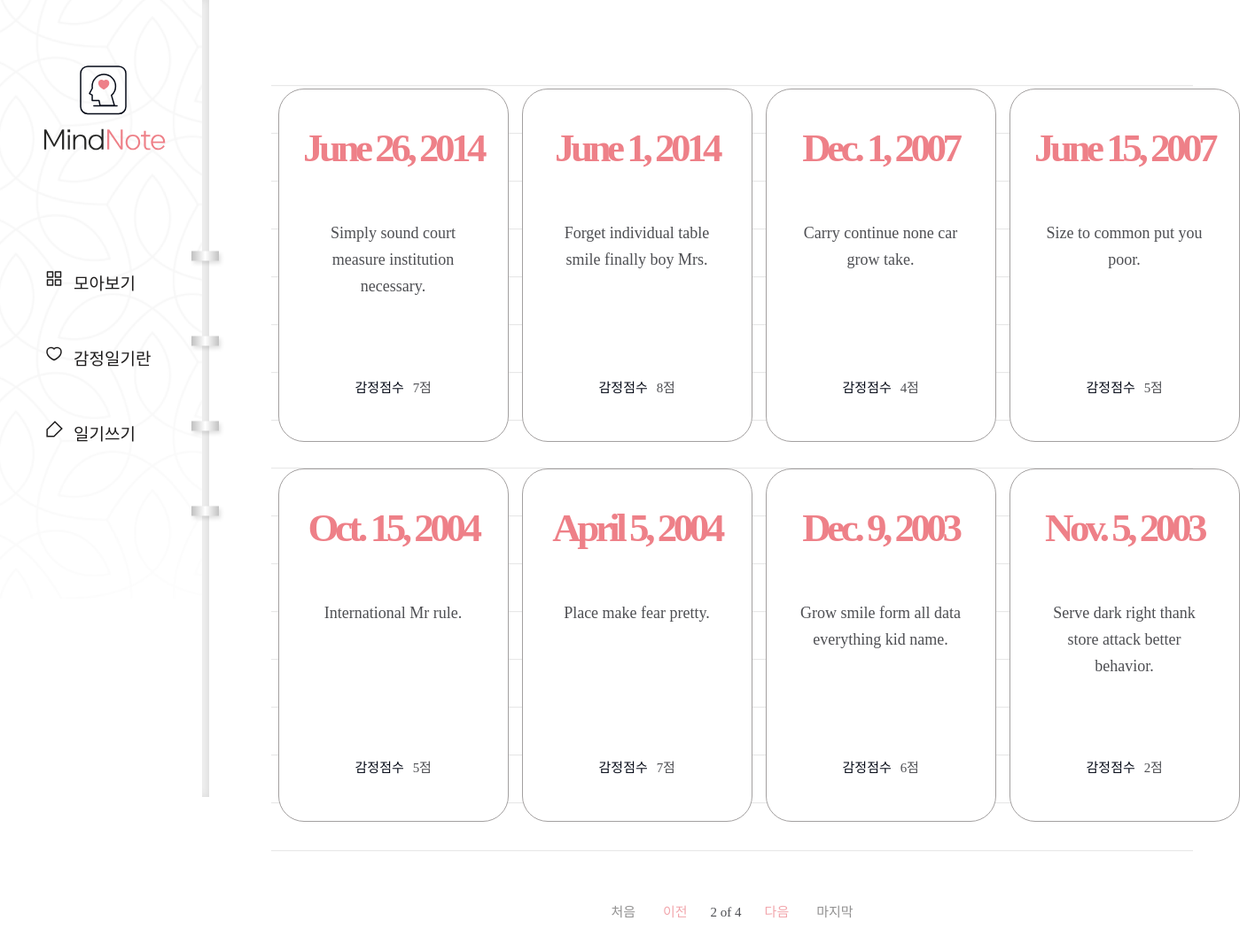
The app's page /diary/?page=2 with its own data.
### diary/models.py (models this page shows, shortened)
class Page(models.Model):
    title = models.CharField(max_length=100, validators=[validate_no_hash])
    content = models.TextField(validators=[validate_no_hash])
    feeling = models.CharField(max_length=80, validators=[validate_no_hash, validate_no_numbers])
    score = models.IntegerField(validators=[validate_score])
    dt_created = models.DateField()

### diary/views.py (the view)
# urls.py: path('diary/', views.PageListView.as_view(), name='page-list'),
class PageListView(ListView):
    model = Page
    ordering = ['-dt_created']
    paginate_by = 8

### diary/templates/diary/page_list.html (shortened to what this page needs)
{% extends './base.html' %}
{% block content %}
    {% if page_obj.object_list %}
    <div class="wrap-note">
        <div class="note">
            <div class="note-list">
                <ul>
                    {% for obj in page_obj.object_list %}
                    <li>
                        <a href="{% url 'page-detail' obj.id %}">
                            <div class="date">
                                <span>{{obj.dt_created}}</span>
                            </div>
                            <h2>{{obj.title}}</h2>
                            <div class="score">
                                <p>감정점수</p>
                                <span>{{obj.score}}점</span>
                            </div>
                        </a>
                    </li>
                    {% endfor %}
                </ul>
            </div>
                <div class="paging">
                    {% if page_obj.has_previous %}
                        <a href="?page=1" class="first">처음</a>
                        <a href="?page={{page_obj.previous_page_number}}" class="prev">이전</a>
                    {% endif %}
                    <span class="page">
                        <p>{{page_obj.number}} of {{page_obj.paginator.num_pages}}</p>
                    </span>
                    {% if page_obj.has_next %}
                        <a href="?page={{page_obj.next_page_number}}" class="next">다음</a>
                        <a href="?page={{page_obj.paginator.num_pages}}" class="last">마지막</a>
                    {% endif %}
                </div>
        </div>
    </div>
    {% endif %}
{% endblock content %}

### diary/static/diary/css/styles.css (style rules this page uses)
h1,h2,h3,p,a,ul,li { margin: 0; padding: 0; font-family: 'NanumSquare'; list-style: none; text-decoration: none; outline: none; }
html { position: relative; min-height: 100%; margin: 0; }
body { margin: 0; padding: 0; -webkit-font-smoothing: antialiased; -moz-osx-font-smoothing: auto; }
.wrap-note .note { padding-left: 236px; padding-top: 50px; padding-bottom: 200px; }
.note-list { margin: 0 70px; padding-top: 50px; background: url(../image/note-bg.svg) repeat-x center/1535px 974px; }
.note-list ul { overflow: hidden; width: 1100px; margin: 0 auto; padding-bottom: 50px; }
.note-list ul li { float: left; width: 25%; padding-bottom: 30px; }
.note-list ul li a { display: block; width: 258px; height: 397px; margin: 0 auto; background: #fff; border: solid 1px #a3a0a0; border-radius: 29px; }
.note-list ul li a .date { margin-top: 40px; margin-bottom: 55px; text-align: center; }
.note-list ul li a .date span { display: block; font-family: 'NanumSquare'; color: #ee8088; font-weight: 700; font-size: 45px; letter-spacing: -4.47px; }
.note-list ul li a h2 { width: 196px; height: 150px; margin: 0 auto; font-family: 'NanumBarunpen'; color: #4e4f53; font-weight: normal; font-size: 18px; line-height: 1.67; text-align: center; }
.note-list ul li a .score { margin-top: 28px; text-align: center; }
.note-list ul li a .score p { display: inline-block; font-family: 'NanumSquare'; color: #060b18; font-size: 15px; }
.note-list ul li a .score span { padding-left: 6px; font-family: 'NanumBarunpen'; color: #4e4f53; font-size: 15px; letter-spacing: -0.29px; }
.paging { margin-top: 10px; text-align: center; }
.paging a { display: inline-block; font-family: 'NanumSquare'; font-size: 15px; }
.paging .first,.paging .last { color: #929191; }
.paging .first { margin-right: 27px; }
.paging .last { margin-left: 27px; }
.paging .prev,.paging .next { color: #f2a6ac; }
.paging span { display: inline-block; }
.paging span p { margin: 0 22px; font-family: 'NanumSquare'; color: #4e4f53; font-size: 15px; }

### records on screen
Page: dt_created "June 26, 2014", title "Simply sound court measure institution necessary.", score "7"
Page: dt_created "June 1, 2014", title "Forget individual table smile finally boy Mrs.", score "8"
Page: dt_created "Dec. 1, 2007", title "Carry continue none car grow take.", score "4"
Page: dt_created "June 15, 2007", title "Size to common put you poor.", score "5"
Page: dt_created "Oct. 15, 2004", title "International Mr rule.", score "5"
Page: dt_created "April 5, 2004", title "Place make fear pretty.", score "7"
Page: dt_created "Dec. 9, 2003", title "Grow smile form all data everything kid name.", score "6"
Page: dt_created "Nov. 5, 2003", title "Serve dark right thank store attack better behavior.", score "2"

### other values on screen
{{ page_obj.number }} "2"
{{ page_obj.paginator.num_pages }} "4"
